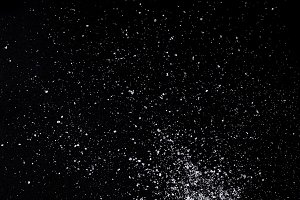
#> input picture ImageProcessing/salt.jpg, 300 x 200 px
$ python histogramEqualization.py --image salt.jpg
#> lines starting #> are read from the running program, lines starting #| are printed output that depends on the picture
import numpy as np
import argparse
import cv2
import matplotlib.pyplot as plt

ap=argparse.ArgumentParser()
ap.add_argument("-i","--image", required=True, help="Path to the image")
args=vars(ap.parse_args())


image=cv2.imread(args["image"])
#> image is the input picture: shape (200, 300, 3); mean B, G, R 12, 10.7, 10.8
cv2.imshow("Original",image)

cv2.waitKey(0)

image=cv2.cvtColor(image, cv2.COLOR_BGR2GRAY)
#> image: shape (200, 300)
cv2.imshow("Greyscale Image", image)


eq=cv2.equalizeHist(image)
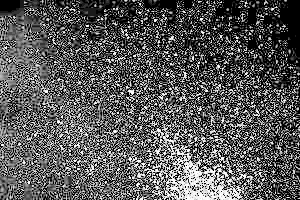
#> eq: shape (200, 300); min 0, max 255, mean 88.5

cv2.imshow("Histogram Equalization", np.hstack([image, eq]))
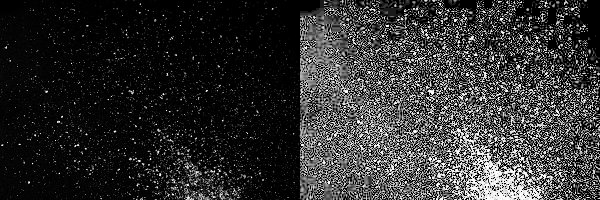
#> window 'Histogram Equalization': shape (200, 600); min 0, max 255, mean 49.6

cv2.waitKey(0)


cv2.waitKey(0)
